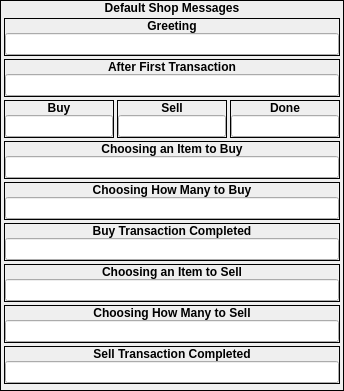
        <widget class="QFrame" name="gbShopMessages">
         <property name="frameShape">
          <enum>QFrame::Box</enum>
         </property>
         <layout class="QVBoxLayout" name="_5">
          <property name="spacing">
           <number>0</number>
          </property>
          <property name="margin">
           <number>0</number>
          </property>
          <item>
           <widget class="QLabel" name="label_44">
            <property name="sizePolicy">
             <sizepolicy hsizetype="Preferred" vsizetype="Fixed">
              <horstretch>0</horstretch>
              <verstretch>0</verstretch>
             </sizepolicy>
            </property>
            <property name="font">
             <font>
              <weight>75</weight>
              <bold>true</bold>
             </font>
            </property>
            <property name="text">
             <string>Default Shop Messages</string>
            </property>
            <property name="alignment">
             <set>Qt::AlignCenter</set>
            </property>
           </widget>
          </item>
          <item>
           <widget class="QWidget" name="widget_15" native="true">
            <layout class="QVBoxLayout" name="verticalLayout_42">
             <property name="spacing">
              <number>3</number>
             </property>
             <property name="margin">
              <number>3</number>
             </property>
             <item>
              <widget class="QFrame" name="gbShopMessage_Greeting">
               <property name="sizePolicy">
                <sizepolicy hsizetype="Preferred" vsizetype="Fixed">
                 <horstretch>0</horstretch>
                 <verstretch>0</verstretch>
                </sizepolicy>
               </property>
               <property name="minimumSize">
                <size>
                 <width>0</width>
                 <height>38</height>
                </size>
               </property>
               <property name="maximumSize">
                <size>
                 <width>16777215</width>
                 <height>38</height>
                </size>
               </property>
               <property name="frameShape">
                <enum>QFrame::Box</enum>
               </property>
               <layout class="QVBoxLayout" name="verticalLayout_31">
                <property name="spacing">
                 <number>0</number>
                </property>
                <property name="margin">
                 <number>0</number>
                </property>
                <item>
                 <widget class="QLabel" name="label_33">
                  <property name="sizePolicy">
                   <sizepolicy hsizetype="Preferred" vsizetype="Fixed">
                    <horstretch>0</horstretch>
                    <verstretch>0</verstretch>
                   </sizepolicy>
                  </property>
                  <property name="font">
                   <font>
                    <weight>75</weight>
                    <bold>true</bold>
                   </font>
                  </property>
                  <property name="text">
                   <string>Greeting</string>
                  </property>
                  <property name="alignment">
                   <set>Qt::AlignCenter</set>
                  </property>
                 </widget>
                </item>
                <item>
                 <widget class="QLineEdit" name="leShopGreeting">
                  <property name="maxLength">
                   <number>32</number>
                  </property>
                 </widget>
                </item>
               </layout>
              </widget>
             </item>
             <item>
              <widget class="QFrame" name="gbShopMessage_AfterFirstTransaction">
               <property name="sizePolicy">
                <sizepolicy hsizetype="Preferred" vsizetype="Fixed">
                 <horstretch>0</horstretch>
                 <verstretch>0</verstretch>
                </sizepolicy>
               </property>
               <property name="minimumSize">
                <size>
                 <width>0</width>
                 <height>38</height>
                </size>
               </property>
               <property name="maximumSize">
                <size>
                 <width>16777215</width>
                 <height>38</height>
                </size>
               </property>
               <property name="frameShape">
                <enum>QFrame::Box</enum>
               </property>
               <layout class="QVBoxLayout" name="verticalLayout_32">
                <property name="spacing">
                 <number>0</number>
                </property>
                <property name="margin">
                 <number>0</number>
                </property>
                <item>
                 <widget class="QLabel" name="label_34">
                  <property name="sizePolicy">
                   <sizepolicy hsizetype="Preferred" vsizetype="Fixed">
                    <horstretch>0</horstretch>
                    <verstretch>0</verstretch>
                   </sizepolicy>
                  </property>
                  <property name="font">
                   <font>
                    <weight>75</weight>
                    <bold>true</bold>
                   </font>
                  </property>
                  <property name="text">
                   <string>After First Transaction</string>
                  </property>
                  <property name="alignment">
                   <set>Qt::AlignCenter</set>
                  </property>
                 </widget>
                </item>
                <item>
                 <widget class="QLineEdit" name="leShopAfterFirstTransaction">
                  <property name="maxLength">
                   <number>32</number>
                  </property>
                 </widget>
                </item>
               </layout>
              </widget>
             </item>
             <item>
              <widget class="QWidget" name="widget_16" native="true">
               <property name="sizePolicy">
                <sizepolicy hsizetype="Preferred" vsizetype="Fixed">
                 <horstretch>0</horstretch>
                 <verstretch>0</verstretch>
                </sizepolicy>
               </property>
               <layout class="QHBoxLayout" name="horizontalLayout_7">
                <property name="spacing">
                 <number>3</number>
                </property>
                <property name="margin">
                 <number>0</number>
                </property>
                <item>
                 <widget class="QFrame" name="gbShopMessage_Buy">
                  <property name="sizePolicy">
                   <sizepolicy hsizetype="Preferred" vsizetype="Fixed">
                    <horstretch>0</horstretch>
                    <verstretch>0</verstretch>
                   </sizepolicy>
                  </property>
                  <property name="minimumSize">
                   <size>
                    <width>0</width>
                    <height>38</height>
                   </size>
                  </property>
                  <property name="maximumSize">
                   <size>
                    <width>16777215</width>
                    <height>38</height>
                   </size>
                  </property>
                  <property name="frameShape">
                   <enum>QFrame::Box</enum>
                  </property>
                  <layout class="QVBoxLayout" name="verticalLayout_33">
                   <property name="spacing">
                    <number>0</number>
                   </property>
                   <property name="margin">
                    <number>0</number>
                   </property>
                   <item>
                    <widget class="QLabel" name="label_35">
                     <property name="sizePolicy">
                      <sizepolicy hsizetype="Preferred" vsizetype="Fixed">
                       <horstretch>0</horstretch>
                       <verstretch>0</verstretch>
                      </sizepolicy>
                     </property>
                     <property name="font">
                      <font>
                       <weight>75</weight>
                       <bold>true</bold>
                      </font>
                     </property>
                     <property name="text">
                      <string>Buy</string>
                     </property>
                     <property name="alignment">
                      <set>Qt::AlignCenter</set>
                     </property>
                    </widget>
                   </item>
                   <item>
                    <widget class="QLineEdit" name="leShopBuy">
                     <property name="maxLength">
                      <number>8</number>
                     </property>
                    </widget>
                   </item>
                  </layout>
                 </widget>
                </item>
                <item>
                 <widget class="QFrame" name="gbShopMessage_Sell">
                  <property name="sizePolicy">
                   <sizepolicy hsizetype="Preferred" vsizetype="Fixed">
                    <horstretch>0</horstretch>
                    <verstretch>0</verstretch>
                   </sizepolicy>
                  </property>
                  <property name="minimumSize">
                   <size>
                    <width>0</width>
                    <height>38</height>
                   </size>
                  </property>
                  <property name="maximumSize">
                   <size>
                    <width>16777215</width>
                    <height>38</height>
                   </size>
                  </property>
                  <property name="frameShape">
                   <enum>QFrame::Box</enum>
                  </property>
                  <layout class="QVBoxLayout" name="verticalLayout_34">
                   <property name="spacing">
                    <number>0</number>
                   </property>
                   <property name="margin">
                    <number>0</number>
                   </property>
                   <item>
                    <widget class="QLabel" name="label_36">
                     <property name="sizePolicy">
                      <sizepolicy hsizetype="Preferred" vsizetype="Fixed">
                       <horstretch>0</horstretch>
                       <verstretch>0</verstretch>
                      </sizepolicy>
                     </property>
                     <property name="font">
                      <font>
                       <weight>75</weight>
                       <bold>true</bold>
                      </font>
                     </property>
                     <property name="text">
                      <string>Sell</string>
                     </property>
                     <property name="alignment">
                      <set>Qt::AlignCenter</set>
                     </property>
                    </widget>
                   </item>
                   <item>
                    <widget class="QLineEdit" name="leShopSell">
                     <property name="maxLength">
                      <number>8</number>
                     </property>
                    </widget>
                   </item>
                  </layout>
                 </widget>
                </item>
                <item>
                 <widget class="QFrame" name="gbShopMessage_Done">
                  <property name="sizePolicy">
                   <sizepolicy hsizetype="Preferred" vsizetype="Fixed">
                    <horstretch>0</horstretch>
                    <verstretch>0</verstretch>
                   </sizepolicy>
                  </property>
                  <property name="minimumSize">
                   <size>
                    <width>0</width>
                    <height>38</height>
                   </size>
                  </property>
                  <property name="maximumSize">
                   <size>
                    <width>16777215</width>
                    <height>38</height>
                   </size>
                  </property>
                  <property name="frameShape">
                   <enum>QFrame::Box</enum>
                  </property>
                  <layout class="QVBoxLayout" name="verticalLayout_35">
                   <property name="spacing">
                    <number>0</number>
                   </property>
                   <property name="margin">
                    <number>0</number>
                   </property>
                   <item>
                    <widget class="QLabel" name="label_37">
                     <property name="sizePolicy">
                      <sizepolicy hsizetype="Preferred" vsizetype="Fixed">
                       <horstretch>0</horstretch>
                       <verstretch>0</verstretch>
                      </sizepolicy>
                     </property>
                     <property name="font">
                      <font>
                       <weight>75</weight>
                       <bold>true</bold>
                      </font>
                     </property>
                     <property name="text">
                      <string>Done</string>
                     </property>
                     <property name="alignment">
                      <set>Qt::AlignCenter</set>
                     </property>
                    </widget>
                   </item>
                   <item>
                    <widget class="QLineEdit" name="leShopDone">
                     <property name="maxLength">
                      <number>8</number>
                     </property>
                    </widget>
                   </item>
                  </layout>
                 </widget>
                </item>
               </layout>
              </widget>
             </item>
             <item>
              <widget class="QFrame" name="gbShopMessage_BuyItem">
               <property name="sizePolicy">
                <sizepolicy hsizetype="Preferred" vsizetype="Fixed">
                 <horstretch>0</horstretch>
                 <verstretch>0</verstretch>
                </sizepolicy>
               </property>
               <property name="minimumSize">
                <size>
                 <width>0</width>
                 <height>38</height>
                </size>
               </property>
               <property name="maximumSize">
                <size>
                 <width>16777215</width>
                 <height>38</height>
                </size>
               </property>
               <property name="frameShape">
                <enum>QFrame::Box</enum>
               </property>
               <layout class="QVBoxLayout" name="verticalLayout_36">
                <property name="spacing">
                 <number>0</number>
                </property>
                <property name="margin">
                 <number>0</number>
                </property>
                <item>
                 <widget class="QLabel" name="label_38">
                  <property name="sizePolicy">
                   <sizepolicy hsizetype="Preferred" vsizetype="Preferred">
                    <horstretch>0</horstretch>
                    <verstretch>0</verstretch>
                   </sizepolicy>
                  </property>
                  <property name="font">
                   <font>
                    <weight>75</weight>
                    <bold>true</bold>
                   </font>
                  </property>
                  <property name="text">
                   <string>Choosing an Item to Buy</string>
                  </property>
                  <property name="alignment">
                   <set>Qt::AlignCenter</set>
                  </property>
                 </widget>
                </item>
                <item>
                 <widget class="QLineEdit" name="leShopBuyItem">
                  <property name="maxLength">
                   <number>32</number>
                  </property>
                 </widget>
                </item>
               </layout>
              </widget>
             </item>
             <item>
              <widget class="QFrame" name="gbShopMessage_BuyQuantity">
               <property name="sizePolicy">
                <sizepolicy hsizetype="Preferred" vsizetype="Fixed">
                 <horstretch>0</horstretch>
                 <verstretch>0</verstretch>
                </sizepolicy>
               </property>
               <property name="minimumSize">
                <size>
                 <width>0</width>
                 <height>38</height>
                </size>
               </property>
               <property name="maximumSize">
                <size>
                 <width>16777215</width>
                 <height>38</height>
                </size>
               </property>
               <property name="frameShape">
                <enum>QFrame::Box</enum>
               </property>
               <layout class="QVBoxLayout" name="verticalLayout_37">
                <property name="spacing">
                 <number>0</number>
                </property>
                <property name="margin">
                 <number>0</number>
                </property>
                <item>
                 <widget class="QLabel" name="label_39">
                  <property name="sizePolicy">
                   <sizepolicy hsizetype="Preferred" vsizetype="Preferred">
                    <horstretch>0</horstretch>
                    <verstretch>0</verstretch>
                   </sizepolicy>
                  </property>
                  <property name="font">
                   <font>
                    <weight>75</weight>
                    <bold>true</bold>
                   </font>
                  </property>
                  <property name="text">
                   <string>Choosing How Many to Buy</string>
                  </property>
                  <property name="alignment">
                   <set>Qt::AlignCenter</set>
                  </property>
                 </widget>
                </item>
                <item>
                 <widget class="QLineEdit" name="leShopBuyQuantity">
                  <property name="maxLength">
                   <number>32</number>
                  </property>
                 </widget>
                </item>
               </layout>
              </widget>
             </item>
             <item>
              <widget class="QFrame" name="gbShopMessage_BuyCompleted">
               <property name="sizePolicy">
                <sizepolicy hsizetype="Preferred" vsizetype="Fixed">
                 <horstretch>0</horstretch>
                 <verstretch>0</verstretch>
                </sizepolicy>
               </property>
               <property name="minimumSize">
                <size>
                 <width>0</width>
                 <height>38</height>
                </size>
               </property>
               <property name="maximumSize">
                <size>
                 <width>16777215</width>
                 <height>38</height>
                </size>
               </property>
               <property name="frameShape">
                <enum>QFrame::Box</enum>
               </property>
               <layout class="QVBoxLayout" name="verticalLayout_38">
                <property name="spacing">
                 <number>0</number>
                </property>
                <property name="margin">
                 <number>0</number>
                </property>
                <item>
                 <widget class="QLabel" name="label_40">
                  <property name="sizePolicy">
                   <sizepolicy hsizetype="Preferred" vsizetype="Preferred">
                    <horstretch>0</horstretch>
                    <verstretch>0</verstretch>
                   </sizepolicy>
                  </property>
                  <property name="font">
                   <font>
                    <weight>75</weight>
                    <bold>true</bold>
                   </font>
                  </property>
                  <property name="text">
                   <string>Buy Transaction Completed</string>
                  </property>
                  <property name="alignment">
                   <set>Qt::AlignCenter</set>
                  </property>
                 </widget>
                </item>
                <item>
                 <widget class="QLineEdit" name="leShopBuyComplete">
                  <property name="maxLength">
                   <number>32</number>
                  </property>
                 </widget>
                </item>
               </layout>
              </widget>
             </item>
             <item>
              <widget class="QFrame" name="gbShopMessage_SellItem">
               <property name="sizePolicy">
                <sizepolicy hsizetype="Preferred" vsizetype="Fixed">
                 <horstretch>0</horstretch>
                 <verstretch>0</verstretch>
                </sizepolicy>
               </property>
               <property name="minimumSize">
                <size>
                 <width>0</width>
                 <height>38</height>
                </size>
               </property>
               <property name="maximumSize">
                <size>
                 <width>16777215</width>
                 <height>38</height>
                </size>
               </property>
               <property name="frameShape">
                <enum>QFrame::Box</enum>
               </property>
               <layout class="QVBoxLayout" name="verticalLayout_39">
                <property name="spacing">
                 <number>0</number>
                </property>
                <property name="margin">
                 <number>0</number>
                </property>
                <item>
                 <widget class="QLabel" name="label_41">
                  <property name="sizePolicy">
                   <sizepolicy hsizetype="Preferred" vsizetype="Preferred">
                    <horstretch>0</horstretch>
                    <verstretch>0</verstretch>
                   </sizepolicy>
                  </property>
                  <property name="font">
                   <font>
                    <weight>75</weight>
                    <bold>true</bold>
                   </font>
                  </property>
                  <property name="text">
                   <string>Choosing an Item to Sell</string>
                  </property>
                  <property name="alignment">
                   <set>Qt::AlignCenter</set>
                  </property>
                 </widget>
                </item>
                <item>
                 <widget class="QLineEdit" name="leShopSellItem">
                  <property name="maxLength">
                   <number>32</number>
                  </property>
                 </widget>
                </item>
               </layout>
              </widget>
             </item>
             <item>
              <widget class="QFrame" name="gbShopMessage_SellQuantity">
               <property name="sizePolicy">
                <sizepolicy hsizetype="Preferred" vsizetype="Fixed">
                 <horstretch>0</horstretch>
                 <verstretch>0</verstretch>
                </sizepolicy>
               </property>
               <property name="minimumSize">
                <size>
                 <width>0</width>
                 <height>38</height>
                </size>
               </property>
               <property name="maximumSize">
                <size>
                 <width>16777215</width>
                 <height>38</height>
                </size>
               </property>
               <property name="frameShape">
                <enum>QFrame::Box</enum>
               </property>
               <layout class="QVBoxLayout" name="verticalLayout_40">
                <property name="spacing">
                 <number>0</number>
                </property>
                <property name="margin">
                 <number>0</number>
                </property>
                <item>
                 <widget class="QLabel" name="label_42">
                  <property name="sizePolicy">
                   <sizepolicy hsizetype="Preferred" vsizetype="Preferred">
                    <horstretch>0</horstretch>
                    <verstretch>0</verstretch>
                   </sizepolicy>
                  </property>
                  <property name="font">
                   <font>
                    <weight>75</weight>
                    <bold>true</bold>
                   </font>
                  </property>
                  <property name="text">
                   <string>Choosing How Many to Sell</string>
                  </property>
                  <property name="alignment">
                   <set>Qt::AlignCenter</set>
                  </property>
                 </widget>
                </item>
                <item>
                 <widget class="QLineEdit" name="leShopSellQuantity">
                  <property name="maxLength">
                   <number>32</number>
                  </property>
                 </widget>
                </item>
               </layout>
              </widget>
             </item>
             <item>
              <widget class="QFrame" name="gbShopMessage_SellComplete">
               <property name="sizePolicy">
                <sizepolicy hsizetype="Preferred" vsizetype="Fixed">
                 <horstretch>0</horstretch>
                 <verstretch>0</verstretch>
                </sizepolicy>
               </property>
               <property name="minimumSize">
                <size>
                 <width>0</width>
                 <height>38</height>
                </size>
               </property>
               <property name="maximumSize">
                <size>
                 <width>16777215</width>
                 <height>38</height>
                </size>
               </property>
               <property name="frameShape">
                <enum>QFrame::Box</enum>
               </property>
               <layout class="QVBoxLayout" name="verticalLayout_41">
                <property name="spacing">
                 <number>0</number>
                </property>
                <property name="margin">
                 <number>0</number>
                </property>
                <item>
                 <widget class="QLabel" name="label_43">
                  <property name="sizePolicy">
                   <sizepolicy hsizetype="Preferred" vsizetype="Preferred">
                    <horstretch>0</horstretch>
                    <verstretch>0</verstretch>
                   </sizepolicy>
                  </property>
                  <property name="font">
                   <font>
                    <weight>75</weight>
                    <bold>true</bold>
                   </font>
                  </property>
                  <property name="text">
                   <string>Sell Transaction Completed</string>
                  </property>
                  <property name="alignment">
                   <set>Qt::AlignCenter</set>
                  </property>
                 </widget>
                </item>
                <item>
                 <widget class="QLineEdit" name="leShopSellComplete">
                  <property name="maxLength">
                   <number>32</number>
                  </property>
                 </widget>
                </item>
               </layout>
              </widget>
             </item>
             <item>
              <widget class="QFrame" name="frame_49">
               <property name="sizePolicy">
                <sizepolicy hsizetype="Preferred" vsizetype="Expanding">
                 <horstretch>0</horstretch>
                 <verstretch>0</verstretch>
                </sizepolicy>
               </property>
               <property name="frameShape">
                <enum>QFrame::Box</enum>
               </property>
               <property name="frameShadow">
                <enum>QFrame::Plain</enum>
               </property>
              </widget>
             </item>
            </layout>
           </widget>
          </item>
         </layout>
        </widget>
